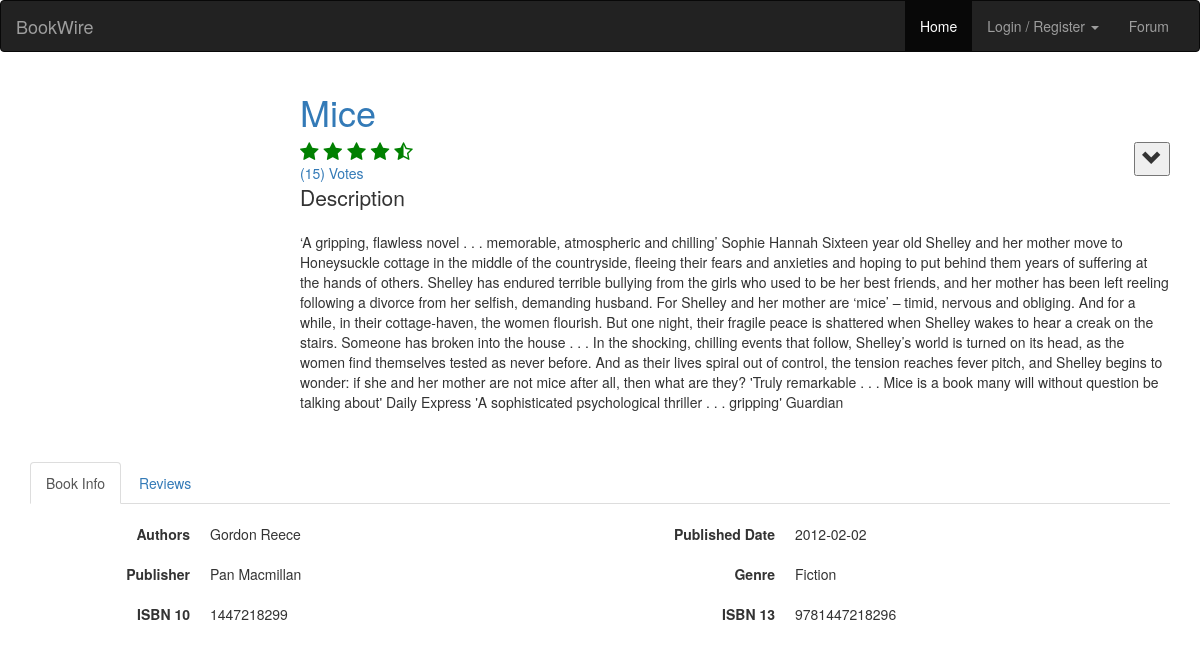
The page /bookinstance/9781447218296 on the database its author committed.
### book/models.py (models this page shows, shortened)
class Book(models.Model):
	uid = models.CharField(max_length=64)
	title =  models.CharField(max_length=1024)
	authors = models.CharField(max_length=1024)
	publisher = models.CharField(max_length=1024)
	published_date = models.CharField(max_length=32)
	description = models.CharField(max_length=8192)
	isbn_13 = models.CharField(max_length=32)
	isbn_10 = models.CharField(max_length=32)
	genre = models.CharField(max_length=1024)
	average_rating = models.FloatField()
	ratings_count = models.IntegerField()
	thumbnail = models.CharField(max_length=1024)
	favourites = models.ManyToManyField(User, related_name='favourites')
	readingnow = models.ManyToManyField(User, related_name='readingnow')
	toread = models.ManyToManyField(User, related_name='toread')
	haveread = models.ManyToManyField(User, related_name='haveread')

### book/views.py (the view, shortened to what this page needs)
# urls.py: path('bookinstance/<slug:isbn_13>', views.bookinstance, name='bookinstance'),
@csrf_exempt
def bookinstance(request,isbn_13):
	try:
		book = Book.objects.get(isbn_13=isbn_13)
		reviews = Review.objects.filter(book=book).order_by('-created_at')
	except Book.DoesNotExist:
		return redirect("book:mainpage")
	context = {"book": book, "reviews": reviews}
	return render(request, "bookpage.html", context)

### book/templates/bookpage.html (shortened to what this page needs)
{% extends "account_base.html" %}
{% load staticfiles %}
{% block content %}
<link rel="stylesheet" type="text/css" href="{% static 'css/bookpage.css' %}" />
<div class="container">
    <div class="row">
        <div class="col-sm-2 hidden-xs">
        </div>
        <div class="col-sm-10" style="padding-left: 90px;">
            <h1><a href="http://www.google.com/search?q={{book.title}}">{{book.title}}</a></h1>
            <div class="btn-group pull-right">
                <button style="font-size: 20px; cursor: pointer;" class="dropdown-toggle" data-toggle="dropdown" aria-haspopup="true" aria-expanded="false">
                    <b><i class="glyphicon glyphicon-chevron-down"></i></b>
                </button>
            </div>
            <div id="book-average-rating"></div>
            <a href="#">({{book.ratings_count}}) Votes</a>
            <div class="p-4">
                <p class="lead font-weight-bold">Description</p>
                <p>{{book.description}}</p>
            </div>
            <br>
        </div>
    </div>
    <br>
    <div class="row">
        <div class="col-md-12">
            <div class="tabbable-panel">
                <div class="tabbable-line">
                    <ul class="nav nav-tabs ">
                        <li class="active">
                            <a href="#tab_default_2" data-toggle="tab">Book Info</a>
                        </li>
                        <li>
                            <a href="#tab_default_3" data-toggle="tab">Reviews</a>
                        </li>
                    </ul>
                    <div class="tab-content">
                        <div class="tab-pane active" id="tab_default_2">
                            <br>
                            <div class="row">
                                <div class="col-xs-6">
                                    <dl class="dl-horizontal">
                                        <dt>Authors</dt>
                                        <dd>{{book.authors}}</dd>
                                        <br>
                                        <dt>Publisher</dt>
                                        <dd>{{book.publisher}}</dd>
                                        <br>
                                        <dt>ISBN 10</dt>
                                        <dd>{{book.isbn_10}}</dd>
                                    </dl>
                                </div>
                                <div class="col-xs-6">
                                    <dl class="dl-horizontal">
                                        <dt>Published Date</dt>
                                        <dd>{{book.published_date}}</dd>
                                        <br>
                                        <dt>Genre</dt>
                                        <dd>{{book.genre}}</dd>
                                        <br>
                                        <dt>ISBN 13</dt>
                                        <dd>{{book.isbn_13}}</dd>
                                    </dl>
                                </div>
                            </div>
                        </div>
                    </div>
                </div>
            </div>
        </div>
    </div>
</div><br><br>
{% endblock %}

### rows shown on the page
Book: title "Mice", ratings_count "15", description "‘A gripping, flawless novel . . . memorable, atmospheric and chilling’ Sophie Hannah Sixteen year old Shelley and her mother move to Honeysuckle cottage in the middle of the countryside, fleeing their fears and anxieties and hoping to put behind them years of suffering at the hands of others. Shelley has endured terrible bullying from the girls who used to be her best friends, and her mother has been left reeling following a divorce from her selfish, demanding husband. For Shelley and her mother are ‘mice’ – timid, nervous and obliging. And for a while, in their cottage-haven, the women flourish. But one night, their fragile peace is shattered when Shelley wakes to hear a creak on the…", authors "Gordon Reece", publisher "Pan Macmillan", isbn_10 "1447218299", published_date "2012-02-02", genre "Fiction", isbn_13 "9781447218296"
